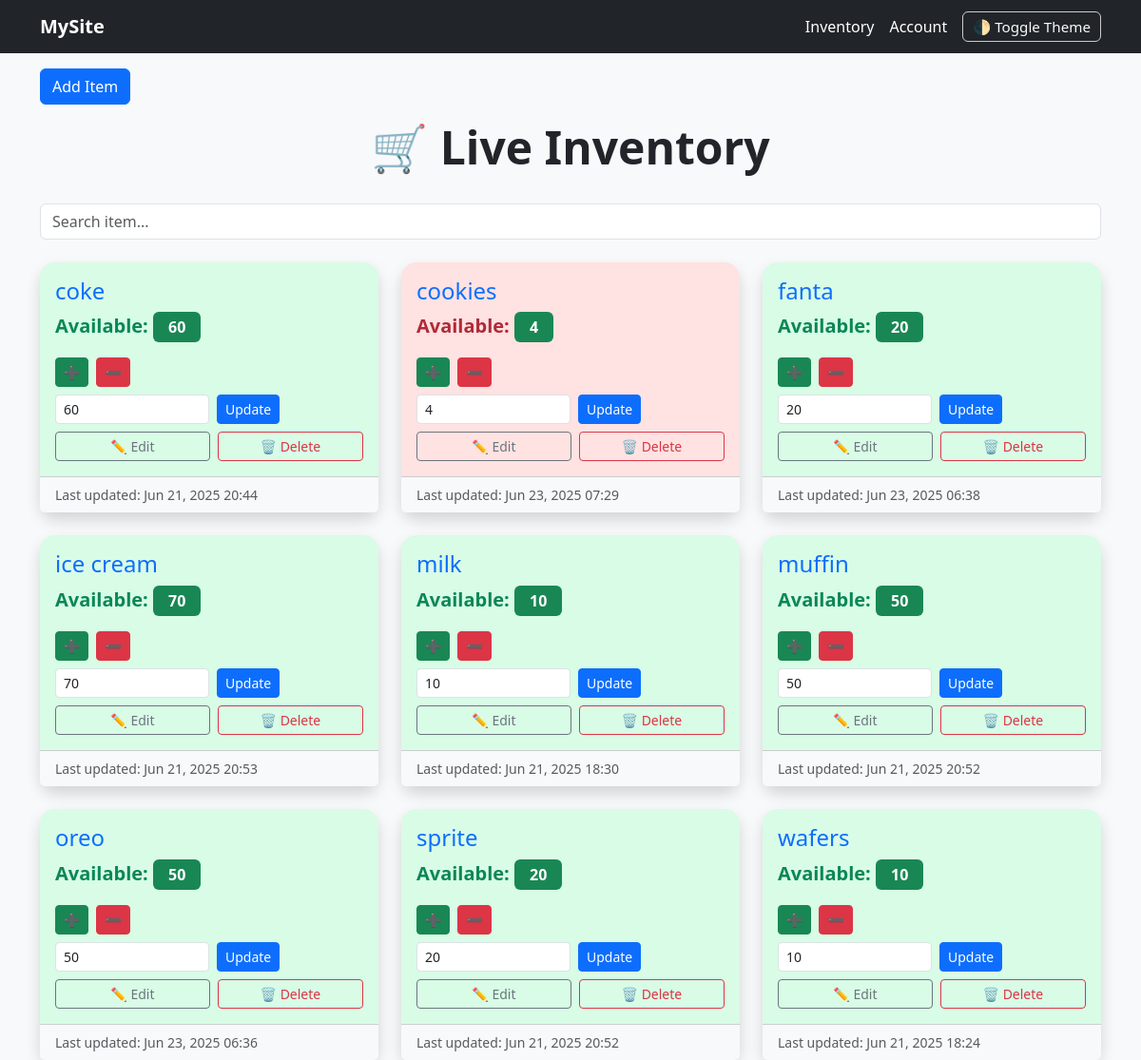
Page /inventory (signed in) on the committed database.
### app/models.py (models this page shows, shortened)
class Item(db.Model):
    id = db.Column(db.Integer , primary_key=True)
    name = db.Column(db.String(100) , nullable=False)
    quantity = db.Column(db.Integer , nullable=False , default=0)
    last_updated = db.Column(db.DateTime , nullable=False , default=datetime.utcnow)

### app/route.py (the view, shortened to what this page needs)
@app.route("/inventory" , methods=['GET' , 'POST'])
def inventory():
    query = request.args.get('q', '').strip().lower()
    items = Item.query.order_by(Item.name).all()
    if query:
        items = [item for item in items if query in item.name.lower()]
    if request.headers.get("X-Requested-With") == "XMLHttpRequest":
        return render_template("inventory_results.html", items=items)
    return render_template('inventory.html' , items = items)

### app/models.py (called while the page is built)
@login_manager.user_loader
def load_user(user_id):
    return User.query.get(int(user_id))

### app/templates/inventory.html (shortened to what this page needs)
{% extends "base.html" %}
{% block body %}
    <div class="container">
        {% if current_user.is_authenticated and current_user.is_admin %}
            <a href="{{ url_for('add_item') }}" class="btn btn-primary mb-3">Add Item</a>
        {% endif %}
        <h1 class="inventory-header display-5 fw-bold">🛒 Live Inventory</h1>
        <form id="live-search-form" class="mb-4">
            <input type="text" name="q" id="search-box" class="form-control" placeholder="Search item...">
        </form>
        <div id="inventory-results">
            {% include 'inventory_results.html' %}
        </div>
    </div>
{% endblock %}

### app/templates/inventory_results.html (shortened to what this page needs)
{% if items %}
    <div class="row row-cols-1 row-cols-md-2 row-cols-lg-3 g-4">
        {% for item in items %}
            <div class="col">
                <div class="card inventory-card shadow border-0 rounded-4 h-100
                {% if item.quantity < 5 %} low-stock {% else %} sufficient-stock {% endif %}">
                    <div class="card-body">
                        <h4 class="card-title text-primary d-flex justify-content-between align-items-center">
                            {{ item.name }}
                        </h4>
                        <p class="card-text fs-5">
                            <strong>Available:</strong>
                            <span class="badge bg-success px-3 py-2 fs-6">{{ item.quantity }}</span>
                        </p>
                        {% if current_user.is_admin %}
                            <form method="POST" class="d-flex gap-2 mt-2">
                                <button name="action" value="add" class="btn btn-success btn-sm">➕</button>
                                <button name="action" value="deduct" class="btn btn-danger btn-sm">➖</button>
                            </form>
                            <form method="POST" class="d-flex gap-2 mt-2 item-update-form">
                                <input type="number" name="quantity" value="{{ item.quantity }}" min="0" class="form-control form-control-sm w-50">
                                <button name="action" value="set" class="btn btn-primary btn-sm">Update</button>
                            </form>
                            <div class="d-flex gap-2 mt-2">
                                <a href="{{ url_for('edit_item', item_id=item.id) }}" class="btn btn-outline-secondary btn-sm w-100">✏️ Edit</a>
                                <form action="{{ url_for('delete_item', item_id = item.id) }}" method="POST" class="w-100">
                                    <button type="submit" class="btn btn-outline-danger btn-sm w-100" onclick="return confirm('Are you sure you want to delete this item?');">🗑️ Delete</button>
                                </form>
                            </div>
                        {% endif %}
                    </div>
                    <div class="card-footer bg-light text-muted small">
                        Last updated: {{ item.last_updated.strftime('%b %d, %Y %H:%M') }}
                    </div>
                </div>
            </div>
        {% endfor %}
    </div>
{% else %}
    <div class="alert alert-warning text-center">
        No items match your search.
    </div>
{% endif %}

### app/templates/base.html (style rules this page uses)
body { background-color: #f8f9fa; color: #212529; font-family: 'Segoe UI', sans-serif; }
.card { background-color: #ffffff; color: #212529; border: 1px solid #dee2e6; border-radius: 12px; box-shadow: 0 2px 6px rgba(0, 0, 0, 0.05); }
.navbar, .btn, .form-control { transition: background-color 0.3s, color 0.3s, box-shadow 0.3s; }
.card-title, .card-text { font-weight: 500; }
.low-stock { background-color: #ffe2e2; border: 1px solid #cc0000; border-radius: 10px; }
.sufficient-stock { background-color: #d8fce6; border: 1px solid #00a65a; border-radius: 10px; }
.low-stock .card-title, .low-stock .card-text { color: #b02a37; }
.sufficient-stock .card-title, .sufficient-stock .card-text { color: #0a8754; }

### app/templates/inventory.html (style rules this page uses)
.inventory-header { text-align: center; margin-bottom: 30px; }
.inventory-card { transition: transform 0.2s; }

### rows in the picture
Item: name "coke", quantity "60", last_updated "Jun 21, 2025 20:44"
Item: name "cookies", quantity "4", last_updated "Jun 23, 2025 07:29"
Item: name "fanta", quantity "20", last_updated "Jun 23, 2025 06:38"
Item: name "ice cream", quantity "70", last_updated "Jun 21, 2025 20:53"
Item: name "milk", quantity "10", last_updated "Jun 21, 2025 18:30"
Item: name "muffin", quantity "50", last_updated "Jun 21, 2025 20:52"
Item: name "oreo", quantity "50", last_updated "Jun 23, 2025 06:36"
Item: name "sprite", quantity "20", last_updated "Jun 21, 2025 20:52"
Item: name "wafers", quantity "10", last_updated "Jun 21, 2025 18:24"
